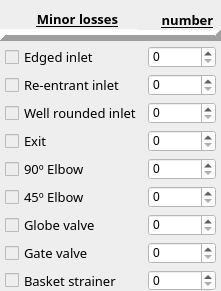
   <widget class="QWidget" name="widget_2" native="true">
    <property name="geometry">
     <rect>
      <x>363</x>
      <y>12</y>
      <width>221</width>
      <height>291</height>
     </rect>
    </property>
    <property name="minimumSize">
     <size>
      <width>200</width>
      <height>200</height>
     </size>
    </property>
    <property name="styleSheet">
     <string notr="true">background-color: rgb(238, 238, 238);</string>
    </property>
    <widget class="Line" name="line_3">
     <property name="geometry">
      <rect>
       <x>0</x>
       <y>25</y>
       <width>221</width>
       <height>20</height>
      </rect>
     </property>
     <property name="frameShadow">
      <enum>QFrame::Raised</enum>
     </property>
     <property name="lineWidth">
      <number>6</number>
     </property>
     <property name="orientation">
      <enum>Qt::Horizontal</enum>
     </property>
    </widget>
    <widget class="QLabel" name="label_14">
     <property name="geometry">
      <rect>
       <x>22</x>
       <y>10</y>
       <width>111</width>
       <height>18</height>
      </rect>
     </property>
     <property name="minimumSize">
      <size>
       <width>111</width>
       <height>18</height>
      </size>
     </property>
     <property name="font">
      <font>
       <family>Arial Rounded MT Bold</family>
       <pointsize>10</pointsize>
       <weight>75</weight>
       <bold>true</bold>
       <underline>true</underline>
      </font>
     </property>
     <property name="text">
      <string>Minor losses</string>
     </property>
     <property name="alignment">
      <set>Qt::AlignCenter</set>
     </property>
     <property name="indent">
      <number>0</number>
     </property>
    </widget>
    <widget class="QLabel" name="label_13">
     <property name="geometry">
      <rect>
       <x>137</x>
       <y>10</y>
       <width>101</width>
       <height>20</height>
      </rect>
     </property>
     <property name="font">
      <font>
       <family>Arial Rounded MT Bold</family>
       <pointsize>10</pointsize>
       <weight>75</weight>
       <bold>true</bold>
       <underline>true</underline>
      </font>
     </property>
     <property name="text">
      <string>number</string>
     </property>
     <property name="alignment">
      <set>Qt::AlignCenter</set>
     </property>
     <property name="indent">
      <number>0</number>
     </property>
    </widget>
    <widget class="QWidget" name="layoutWidget">
     <property name="geometry">
      <rect>
       <x>5</x>
       <y>46</y>
       <width>211</width>
       <height>245</height>
      </rect>
     </property>
     <layout class="QGridLayout" name="gridLayout">
      <item row="0" column="0">
       <widget class="QCheckBox" name="ml_check_1">
        <property name="font">
         <font>
          <family>Arial Rounded MT Bold</family>
          <pointsize>10</pointsize>
         </font>
        </property>
        <property name="contextMenuPolicy">
         <enum>Qt::NoContextMenu</enum>
        </property>
        <property name="text">
         <string>Edged inlet</string>
        </property>
        <property name="checked">
         <bool>false</bool>
        </property>
        <property name="autoRepeat">
         <bool>false</bool>
        </property>
       </widget>
      </item>
      <item row="1" column="0">
       <widget class="QCheckBox" name="ml_check_2">
        <property name="font">
         <font>
          <family>Arial Rounded MT Bold</family>
          <pointsize>10</pointsize>
         </font>
        </property>
        <property name="contextMenuPolicy">
         <enum>Qt::NoContextMenu</enum>
        </property>
        <property name="text">
         <string>Re-entrant inlet</string>
        </property>
        <property name="checked">
         <bool>false</bool>
        </property>
        <property name="autoRepeat">
         <bool>false</bool>
        </property>
       </widget>
      </item>
      <item row="7" column="0">
       <widget class="QCheckBox" name="ml_check_8">
        <property name="font">
         <font>
          <family>Arial Rounded MT Bold</family>
          <pointsize>10</pointsize>
         </font>
        </property>
        <property name="contextMenuPolicy">
         <enum>Qt::NoContextMenu</enum>
        </property>
        <property name="text">
         <string>Gate valve</string>
        </property>
        <property name="checked">
         <bool>false</bool>
        </property>
        <property name="autoRepeat">
         <bool>false</bool>
        </property>
       </widget>
      </item>
      <item row="4" column="0">
       <widget class="QCheckBox" name="ml_check_5">
        <property name="font">
         <font>
          <family>Arial Rounded MT Bold</family>
          <pointsize>10</pointsize>
         </font>
        </property>
        <property name="contextMenuPolicy">
         <enum>Qt::NoContextMenu</enum>
        </property>
        <property name="text">
         <string>90º Elbow</string>
        </property>
        <property name="checked">
         <bool>false</bool>
        </property>
        <property name="autoRepeat">
         <bool>false</bool>
        </property>
       </widget>
      </item>
      <item row="6" column="0">
       <widget class="QCheckBox" name="ml_check_7">
        <property name="font">
         <font>
          <family>Arial Rounded MT Bold</family>
          <pointsize>10</pointsize>
         </font>
        </property>
        <property name="contextMenuPolicy">
         <enum>Qt::NoContextMenu</enum>
        </property>
        <property name="text">
         <string>Globe valve</string>
        </property>
        <property name="checked">
         <bool>false</bool>
        </property>
        <property name="autoRepeat">
         <bool>false</bool>
        </property>
       </widget>
      </item>
      <item row="2" column="0">
       <widget class="QCheckBox" name="ml_check_3">
        <property name="font">
         <font>
          <family>Arial Rounded MT Bold</family>
          <pointsize>10</pointsize>
         </font>
        </property>
        <property name="contextMenuPolicy">
         <enum>Qt::NoContextMenu</enum>
        </property>
        <property name="text">
         <string>Well rounded inlet</string>
        </property>
        <property name="checked">
         <bool>false</bool>
        </property>
        <property name="autoRepeat">
         <bool>false</bool>
        </property>
       </widget>
      </item>
      <item row="5" column="0">
       <widget class="QCheckBox" name="ml_check_6">
        <property name="font">
         <font>
          <family>Arial Rounded MT Bold</family>
          <pointsize>10</pointsize>
         </font>
        </property>
        <property name="contextMenuPolicy">
         <enum>Qt::NoContextMenu</enum>
        </property>
        <property name="text">
         <string>45º Elbow</string>
        </property>
        <property name="checked">
         <bool>false</bool>
        </property>
        <property name="autoRepeat">
         <bool>false</bool>
        </property>
       </widget>
      </item>
      <item row="8" column="0">
       <widget class="QCheckBox" name="ml_check_9">
        <property name="font">
         <font>
          <family>Arial Rounded MT Bold</family>
          <pointsize>10</pointsize>
         </font>
        </property>
        <property name="contextMenuPolicy">
         <enum>Qt::NoContextMenu</enum>
        </property>
        <property name="text">
         <string>Basket strainer</string>
        </property>
        <property name="checked">
         <bool>false</bool>
        </property>
        <property name="autoRepeat">
         <bool>false</bool>
        </property>
       </widget>
      </item>
      <item row="3" column="0">
       <widget class="QCheckBox" name="ml_check_4">
        <property name="font">
         <font>
          <family>Arial Rounded MT Bold</family>
          <pointsize>10</pointsize>
         </font>
        </property>
        <property name="contextMenuPolicy">
         <enum>Qt::NoContextMenu</enum>
        </property>
        <property name="text">
         <string>Exit</string>
        </property>
        <property name="checked">
         <bool>false</bool>
        </property>
        <property name="autoRepeat">
         <bool>false</bool>
        </property>
       </widget>
      </item>
      <item row="1" column="1">
       <widget class="QSpinBox" name="ml_num_2">
        <property name="styleSheet">
         <string notr="true">background-color: rgb(255, 255, 255);</string>
        </property>
        <property name="readOnly">
         <bool>false</bool>
        </property>
        <property name="maximum">
         <number>1000</number>
        </property>
        <property name="value">
         <number>0</number>
        </property>
       </widget>
      </item>
      <item row="6" column="1">
       <widget class="QSpinBox" name="ml_num_7">
        <property name="styleSheet">
         <string notr="true">background-color: rgb(255, 255, 255);</string>
        </property>
        <property name="readOnly">
         <bool>false</bool>
        </property>
        <property name="maximum">
         <number>1000</number>
        </property>
       </widget>
      </item>
      <item row="4" column="1">
       <widget class="QSpinBox" name="ml_num_5">
        <property name="styleSheet">
         <string notr="true">background-color: rgb(255, 255, 255);</string>
        </property>
        <property name="readOnly">
         <bool>false</bool>
        </property>
        <property name="maximum">
         <number>1000</number>
        </property>
       </widget>
      </item>
      <item row="8" column="1">
       <widget class="QSpinBox" name="ml_num_9">
        <property name="styleSheet">
         <string notr="true">background-color: rgb(255, 255, 255);</string>
        </property>
        <property name="readOnly">
         <bool>false</bool>
        </property>
        <property name="maximum">
         <number>1000</number>
        </property>
       </widget>
      </item>
      <item row="0" column="1">
       <widget class="QSpinBox" name="ml_num_1">
        <property name="styleSheet">
         <string notr="true">background-color: rgb(255, 255, 255);</string>
        </property>
        <property name="readOnly">
         <bool>false</bool>
        </property>
        <property name="maximum">
         <number>1000</number>
        </property>
        <property name="value">
         <number>0</number>
        </property>
       </widget>
      </item>
      <item row="2" column="1">
       <widget class="QSpinBox" name="ml_num_3">
        <property name="styleSheet">
         <string notr="true">background-color: rgb(255, 255, 255);</string>
        </property>
        <property name="readOnly">
         <bool>false</bool>
        </property>
        <property name="maximum">
         <number>1000</number>
        </property>
       </widget>
      </item>
      <item row="3" column="1">
       <widget class="QSpinBox" name="ml_num_4">
        <property name="styleSheet">
         <string notr="true">background-color: rgb(255, 255, 255);</string>
        </property>
        <property name="readOnly">
         <bool>false</bool>
        </property>
        <property name="maximum">
         <number>1000</number>
        </property>
       </widget>
      </item>
      <item row="7" column="1">
       <widget class="QSpinBox" name="ml_num_8">
        <property name="styleSheet">
         <string notr="true">background-color: rgb(255, 255, 255);</string>
        </property>
        <property name="readOnly">
         <bool>false</bool>
        </property>
        <property name="maximum">
         <number>1000</number>
        </property>
       </widget>
      </item>
      <item row="5" column="1">
       <widget class="QSpinBox" name="ml_num_6">
        <property name="styleSheet">
         <string notr="true">background-color: rgb(255, 255, 255);</string>
        </property>
        <property name="readOnly">
         <bool>false</bool>
        </property>
        <property name="maximum">
         <number>1000</number>
        </property>
       </widget>
      </item>
     </layout>
    </widget>
   </widget>
